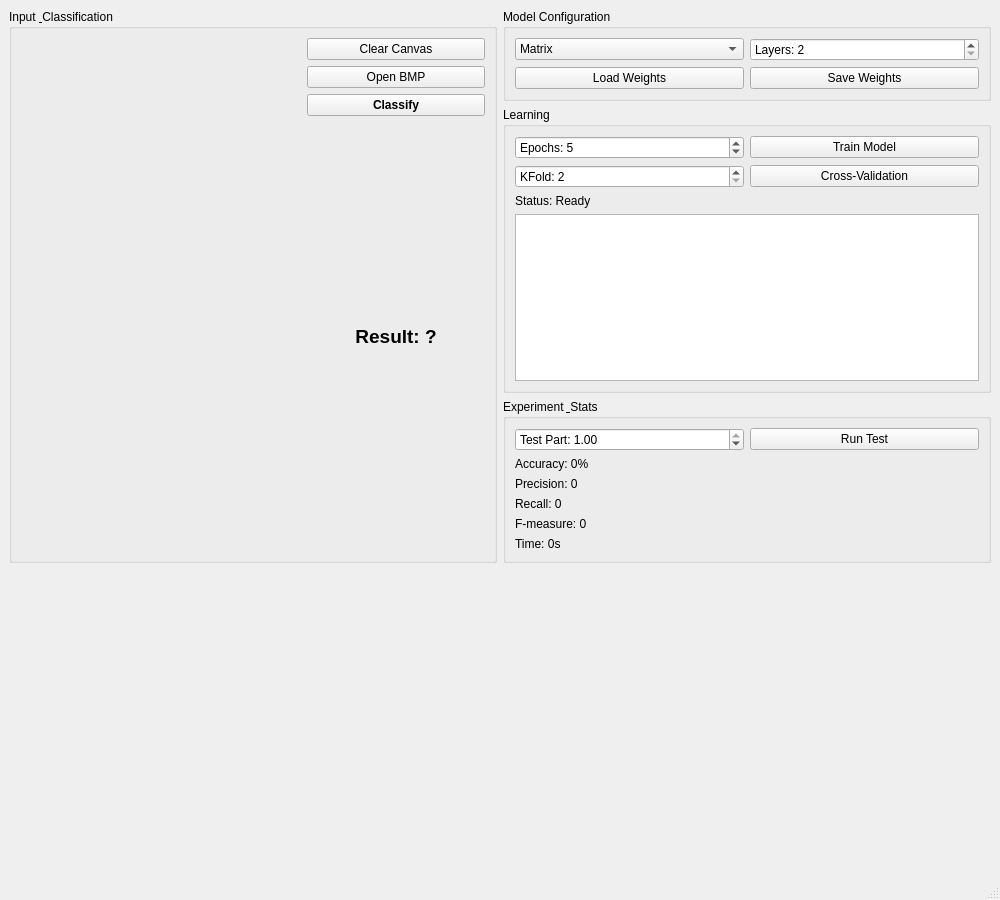
<?xml version="1.0" encoding="UTF-8"?>
<ui version="4.0">
 <class>MainWindow</class>
 <widget class="QMainWindow" name="MainWindow">
  <property name="geometry">
   <rect>
    <x>0</x>
    <y>0</y>
    <width>1000</width>
    <height>900</height>
   </rect>
  </property>
  <property name="windowTitle">
   <string>S21 Multilayer Perceptron</string>
  </property>

  <widget class="QWidget" name="centralwidget">

   <layout class="QVBoxLayout" name="verticalLayout_Main">

    <item>
     <layout class="QHBoxLayout" name="horizontalLayout_Top">

      <item>
       <widget class="QGroupBox" name="groupInput">
        <property name="title">
         <string>Input &amp; Classification</string>
        </property>

        <layout class="QGridLayout" name="gridLayout_Input">

         <item row="0" column="0" rowspan="4">
          <widget class="s21::PaintWidget" name="paintWidget" native="true">
           <property name="minimumSize">
            <size>
             <width>280</width>
             <height>280</height>
            </size>
           </property>
          </widget>
         </item>

         <item row="0" column="1">
          <widget class="QPushButton" name="btnClearCanvas">
           <property name="text">
            <string>Clear Canvas</string>
           </property>
          </widget>
         </item>

         <item row="1" column="1">
          <widget class="QPushButton" name="btnLoadBmp">
           <property name="text">
            <string>Open BMP</string>
           </property>
          </widget>
         </item>

         <item row="2" column="1">
          <widget class="QPushButton" name="btnClassify">
           <property name="font">
            <font>
             <bold>true</bold>
            </font>
           </property>
           <property name="text">
            <string>Classify</string>
           </property>
          </widget>
         </item>

         <item row="3" column="1">
          <widget class="QLabel" name="lblLetterResult">
           <property name="font">
            <font>
             <pointsize>14</pointsize>
             <bold>true</bold>
            </font>
           </property>
           <property name="text">
            <string>Result: ?</string>
           </property>
           <property name="alignment">
            <set>Qt::AlignmentFlag::AlignCenter</set>
           </property>
          </widget>
         </item>

        </layout>
       </widget>
      </item>

      <item>

       <layout class="QVBoxLayout" name="verticalLayout_Controls">

        <item>
         <widget class="QGroupBox" name="groupMain">
          <property name="title">
           <string>Model Configuration</string>
          </property>

          <layout class="QGridLayout" name="gridLayout_2">

           <item row="0" column="0">
            <widget class="QComboBox" name="comboModelType">
             <item>
              <property name="text">
               <string>Matrix</string>
              </property>
             </item>
             <item>
              <property name="text">
               <string>Graph</string>
              </property>
             </item>
            </widget>
           </item>

           <item row="0" column="1">
            <widget class="QSpinBox" name="spinLayers">
             <property name="prefix">
              <string>Layers: </string>
             </property>
             <property name="minimum">
              <number>2</number>
             </property>
             <property name="maximum">
              <number>5</number>
             </property>
            </widget>
           </item>

           <item row="1" column="0">
            <widget class="QPushButton" name="btnLoadWeights">
             <property name="text">
              <string>Load Weights</string>
             </property>
            </widget>
           </item>

           <item row="1" column="1">
            <widget class="QPushButton" name="btnSaveWeights">
             <property name="text">
              <string>Save Weights</string>
             </property>
            </widget>
           </item>

          </layout>
         </widget>
        </item>

        <item>

         <widget class="QGroupBox" name="groupLearning">

          <property name="title">
           <string>Learning</string>
          </property>

          <layout class="QGridLayout" name="gridLayout_4">

           <item row="0" column="0">
            <widget class="QSpinBox" name="spinEpochs">
             <property name="prefix">
              <string>Epochs: </string>
             </property>
             <property name="minimum">
              <number>1</number>
             </property>
             <property name="maximum">
              <number>100</number>
             </property>
             <property name="value">
              <number>5</number>
             </property>
            </widget>
           </item>

           <item row="0" column="1">
            <widget class="QPushButton" name="btnStartTrain">
             <property name="text">
              <string>Train Model</string>
             </property>
            </widget>
           </item>

           <item row="1" column="0">
            <widget class="QSpinBox" name="spinKFold">
             <property name="prefix">
              <string>KFold: </string>
             </property>
             <property name="minimum">
              <number>2</number>
             </property>
             <property name="maximum">
              <number>10</number>
             </property>
            </widget>
           </item>

           <item row="1" column="1">
            <widget class="QPushButton" name="btnStartKFold">
             <property name="text">
              <string>Cross-Validation</string>
             </property>
            </widget>
           </item>

           <item row="2" column="0" colspan="2">
            <widget class="QLabel" name="lblTrainStatus">
             <property name="text">
              <string>Status: Ready</string>
             </property>
            </widget>
           </item>

           <item row="3" column="0" colspan="2">
            <widget class="QPlainTextEdit" name="txtTrainingLog">
             <property name="readOnly">
              <bool>true</bool>
             </property>
             <property name="minimumSize">
              <size>
               <width>0</width>
               <height>140</height>
              </size>
             </property>
            </widget>
           </item>

          </layout>

         </widget>

        </item>

        <item>

         <widget class="QGroupBox" name="groupExperiment">

          <property name="title">
           <string>Experiment &amp; Stats</string>
          </property>

          <layout class="QGridLayout" name="gridLayout_5">

           <item row="0" column="0">
            <widget class="QDoubleSpinBox" name="spinTestPart">
             <property name="prefix">
              <string>Test Part: </string>
             </property>
             <property name="minimum">
              <double>0.010000000000000</double>
             </property>
             <property name="maximum">
              <double>1.000000000000000</double>
             </property>
             <property name="singleStep">
              <double>0.100000000000000</double>
             </property>
             <property name="value">
              <double>1.000000000000000</double>
             </property>
            </widget>
           </item>

           <item row="0" column="1">
            <widget class="QPushButton" name="btnRunExperiment">
             <property name="text">
              <string>Run Test</string>
             </property>
            </widget>
           </item>

           <item row="1" column="0" colspan="2">
            <widget class="QLabel" name="lblAccuracy">
             <property name="text">
              <string>Accuracy: 0%</string>
             </property>
            </widget>
           </item>

           <item row="2" column="0" colspan="2">
            <widget class="QLabel" name="lblPrecision">
             <property name="text">
              <string>Precision: 0</string>
             </property>
            </widget>
           </item>

           <item row="3" column="0" colspan="2">
            <widget class="QLabel" name="lblRecall">
             <property name="text">
              <string>Recall: 0</string>
             </property>
            </widget>
           </item>

           <item row="4" column="0" colspan="2">
            <widget class="QLabel" name="lblFMeasure">
             <property name="text">
              <string>F-measure: 0</string>
             </property>
            </widget>
           </item>

           <item row="5" column="0" colspan="2">
            <widget class="QLabel" name="lblTestTime">
             <property name="text">
              <string>Time: 0s</string>
             </property>
            </widget>
           </item>

          </layout>

         </widget>

        </item>

       </layout>

      </item>

     </layout>

    </item>

    <item>
     <widget class="QChartView" name="chartView" native="true">
      <property name="sizePolicy">
       <sizepolicy hsizetype="Expanding" vsizetype="Expanding">
        <horstretch>0</horstretch>
        <verstretch>0</verstretch>
       </sizepolicy>
      </property>

      <property name="minimumSize">
       <size>
        <width>0</width>
        <height>300</height>
       </size>
      </property>
     </widget>
    </item>

   </layout>

  </widget>

  <widget class="QMenuBar" name="menubar">
   <property name="geometry">
    <rect>
     <x>0</x>
     <y>0</y>
     <width>1000</width>
     <height>23</height>
    </rect>
   </property>
  </widget>

  <widget class="QStatusBar" name="statusbar"/>

 </widget>

 <customwidgets>

  <customwidget>
   <class>s21::PaintWidget</class>
   <extends>QWidget</extends>
   <header>paint_widget.h</header>
   <container>1</container>
  </customwidget>

  <customwidget>
   <class>QChartView</class>
   <extends>QWidget</extends>
   <header>QtCharts/QChartView</header>
   <container>1</container>
  </customwidget>

 </customwidgets>

 <resources/>
 <connections/>

</ui>
